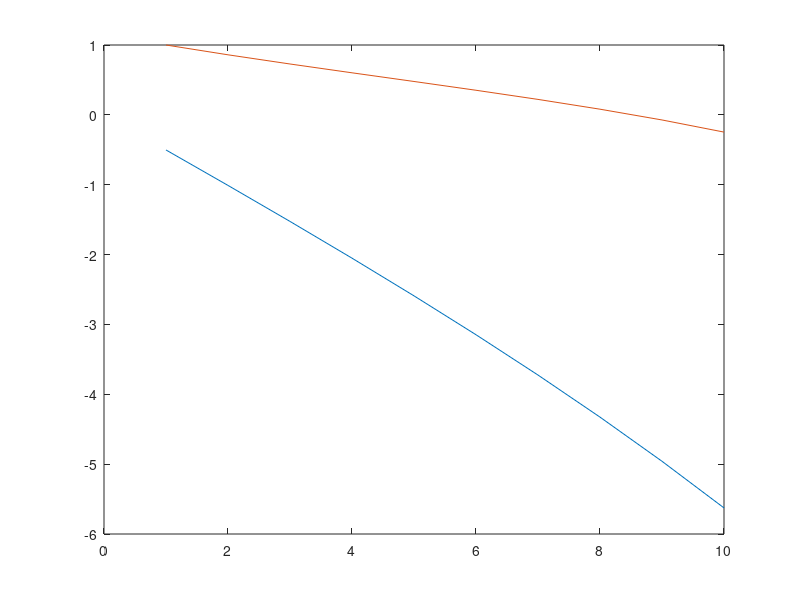

The MATLAB script that drew this image:
clc
clear all
close all
L=1;
Uo=1;
v=1;
A=1;
p=1;
N=10;
x =linspace(0,L,N);
a = -2+(p^(2)/N^(2))*(ones(1,N));
b = ones(1,N);
c = ones(1,N);
f = ones(N,1);
u(1)= 1;
u(L)=0;

alpha(1)=a(1);
g(1)=f(1);
for j =2:N
    alpha(j)=a(j)-(b(j)/alpha(j-1))*c(j-1);
    g(j)=f(j) - (b(j)/alpha(j-1))*g(j-1);
end
u(N)=g(N)/alpha(N);

for k=1:N-1
    u(N-k)=(g(N-k)-c(N-k)*u(N-k))/(alpha(N-k))
end
for i=1:N
    m(i)=(1-(sinh(p*(L-x(i))+sinh(p*x(i)))/sinh(p*L))*A/(p^(2))+Uo*sinh(p*(L-x(i)))/(sinh(p*L)))
end
plot(u)
hold on
plot (m)
for i= 1:N
 Error(i) = abs(m(i)-u(i))/m(i)   
end





    



